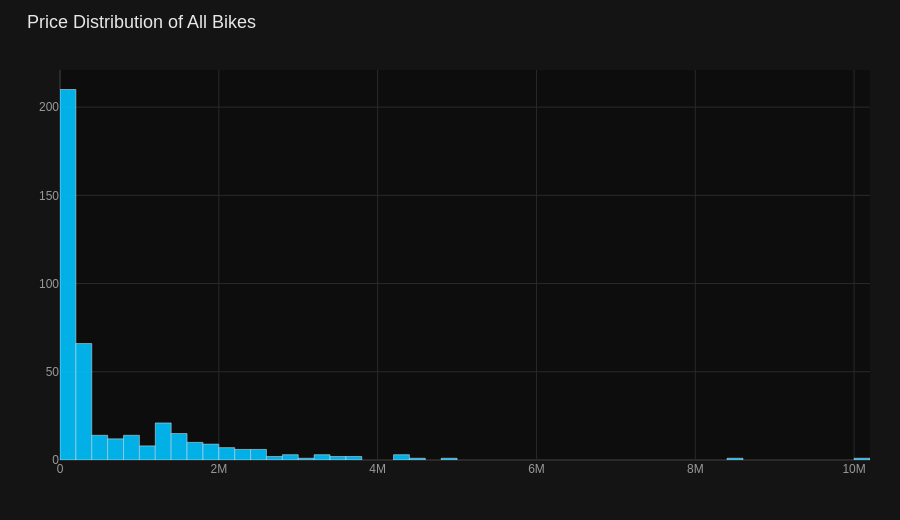

Notebook cell for this chart:
### Markdown cell above
### 1. PRICE DISTRIBUTION — Histogram

### Code cell
fig1 = go.Figure()

fig1.add_trace(go.Histogram(
    x=df['Price'],
    nbinsx=50,
    marker=dict(
        color='#00C2FF',
        line=dict(
            color='white',
            width=0.5
        )
    ),
    opacity=0.9,
    hovertemplate='Price: %{x:,.0f}<br>Count: %{y}<extra></extra>'
))

fig1.update_layout(**base_layout('Price Distribution of All Bikes'))

fig1.show()

### Figure 1 — Plotly figure (JSON) as saved in the notebook; plotly's stock layout.template omitted (floating-point values rounded to 4 significant figures; data arrays with more than 128 entries replaced by an {"elided": "..."} marker saying what was removed)
{"data": [{"hovertemplate": "Price: %{x:,.0f}<br>Count: %{y}<extra></extra>", "marker": {"color": "#00C2FF", "line": {"color": "white", "width": 0.5}}, "nbinsx": 50, "opacity": 0.9, "type": "histogram", "x": {"elided": "418 float values"}}], "layout": {"font": {"color": "#E8E8E8", "family": "Poppins, sans-serif", "size": 12}, "height": 520, "legend": {"bgcolor": "rgba(0,0,0,0)", "bordercolor": "#2a2a2a", "font": {"color": "#E8E8E8", "size": 11}}, "margin": {"b": 60, "l": 60, "r": 30, "t": 70}, "paper_bgcolor": "#141414", "plot_bgcolor": "#0D0D0D", "title": {"font": {"color": "#E8E8E8", "family": "Poppins, sans-serif", "size": 18}, "text": "Price Distribution of All Bikes", "x": 0.03, "y": 0.97}, "xaxis": {"gridcolor": "#2a2a2a", "tickfont": {"color": "#999999"}, "zerolinecolor": "#2a2a2a"}, "yaxis": {"gridcolor": "#2a2a2a", "tickfont": {"color": "#999999"}, "zerolinecolor": "#2a2a2a"}}}
